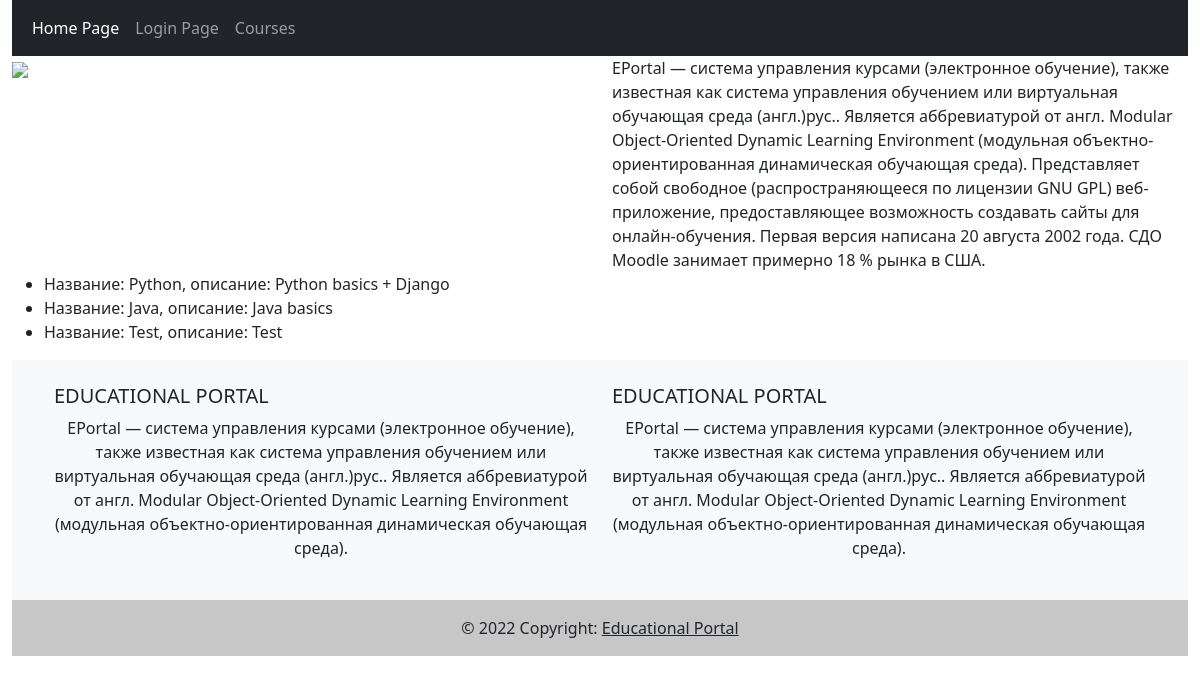
The page /main/index_page on the database its author committed.
### main/models.py (models this page shows, shortened)
class Course(models.Model):
    name = models.CharField(max_length=100, verbose_name='Название курса')
    description = models.TextField(verbose_name='Описание курса')
    lessons_count = models.IntegerField(verbose_name='Количество уроков')
    lesson_duration = models.FloatField(verbose_name='Длительность урока в минутах')
    course_logo = models.ImageField(verbose_name='Логотип курса')

### main/views.py (the view)
# urls.py: path('index_page', views.index_page, name='index_page'),
def index_page(request):
    print("Request received")
    pprint(request)
    favorite_courses = models.Course.objects.all()[:10]
    favorite_students = models.Student.objects.select_related('course').all()[:5]
    for student in favorite_students:
        print(student.date_of_birth, student.course.name)
    context = {
        "username": "Some User",
        "favorite_courses": favorite_courses,
        "favorite_students": favorite_students
    }
    return render(request, "main/index.html", context)

### main/templates/main/index.html (shortened to what this page needs)
{% extends "main/base.html" %}
{% load static %}
{% block body %}
    <div class="row">
        <div class="col-sm-6">
            <img class="w-100" src="https://img.freepik.com/free-vector/isometric-education-illustration-with-books_1284-64357.jpg?w=2000">
        </div>
        <div class="col-sm-6 my-auto">
            <p class="my-auto">EPortal — система управления курсами (электронное обучение), также известная как система управления обучением или виртуальная обучающая среда (англ.)рус.. Является аббревиатурой от англ. Modular Object-Oriented Dynamic Learning Environment (модульная объектно-ориентированная динамическая обучающая среда). Представляет собой свободное (распространяющееся по лицензии GNU GPL) веб-приложение, предоставляющее возможность создавать сайты для онлайн-обучения. Первая версия написана 20 августа 2002 года. СДО Moodle занимает примерно 18 % рынка в США.</p>
        </div>
    </div>
    <div class="row">
        <div class="col-sm-12">
            <ul>
                {% if favorite_courses %}
                    {% for course in favorite_courses %}
                        <li>Название: {{ course.name }}, описание: {{ course.description }}</li>
                    {% endfor %}
                {% else %}
                    <li>Пока нет никаких курсов</li>
                {% endif %}
            </ul>
        </div>
    </div>
{% endblock %}

### rows shown on the page
Course: name "Python", description "Python basics + Django"
Course: name "Java", description "Java basics"
Course: name "Test", description "Test"
